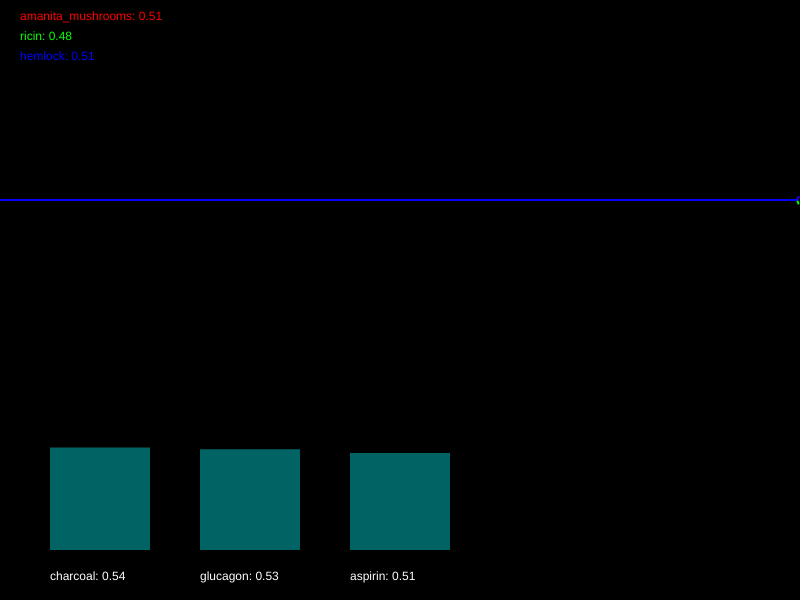
Frame 1 (no input)
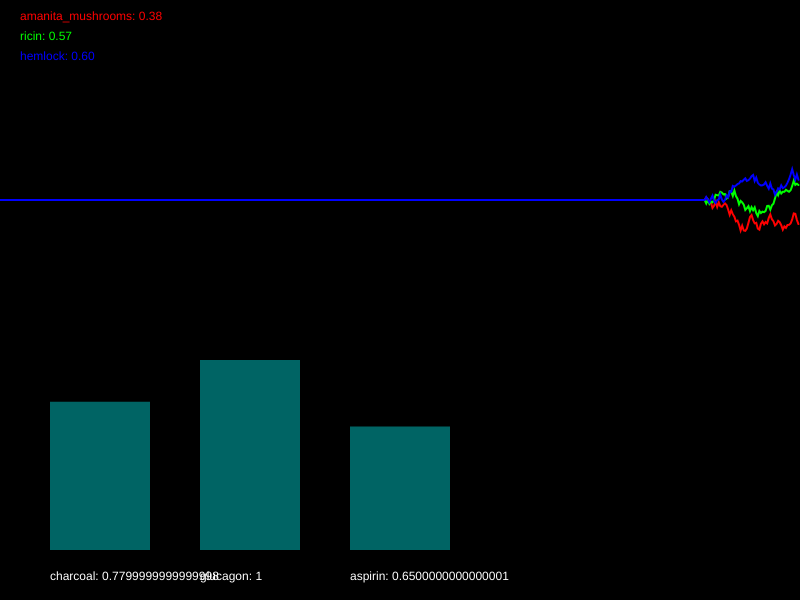
Frame 60 (no input)
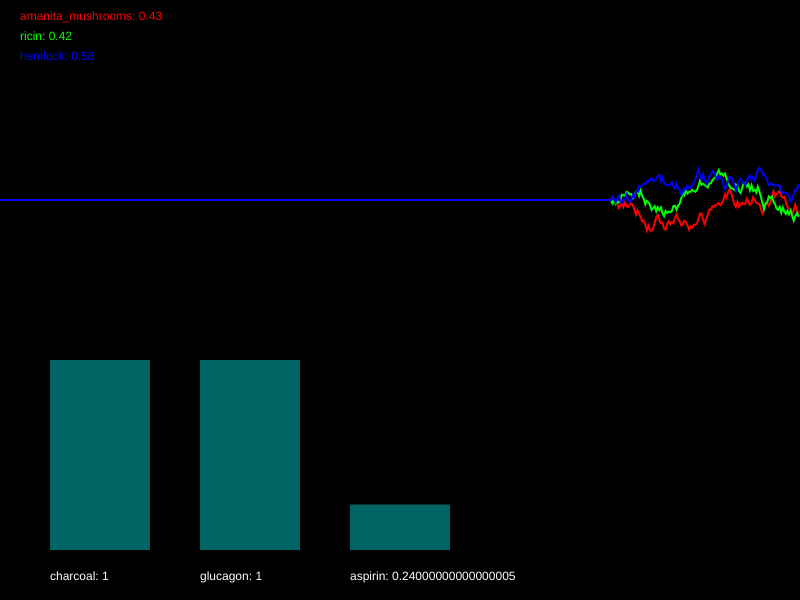
Frame 120 (the mouse pressed at the canvas centre since frame 60)

The p5.js sketch that drew these frames (run headless with seeded random() and noise() and a simulated clock; from frame 60 on, the mouse is pressed at the canvas centre):

// p5.js sketch
// ── sketch.js
/*

Officer: 8118839
CaseNum: 401-0-96531424-8118839

Case 401 - The Case of Norbert's Weiner Stand
Stage 1 - Noxious Weiner

Console city has been plunged into chaos. The notorious poisoner Norbert has struck the
population down with a potent poison. Word has it that he is smuggling his venomous filth
via a streetside weiner stand. Hundreds of people have been affected, and the municipal
water company tells me that their sewers are at full capacity. This is no laughing matter.
I need you to head down to our lab and work on an antidote.

You must develop the antidote by using conditional statements in the draw loop to
do the following:


You must develop the antidote by using conditional statements in the draw loop to
do the following.

	- When hemlock goes above 0.58, decrease charcoal by 0.01
	- If amanita_mushrooms goes above 0.45, try increasing charcoal by 0.04
	- If ricin goes above 0.73, decrement glucagon by 0.05
	- If amanita_mushrooms dips below 0.62, try increasing glucagon by 0.03
	- If amanita_mushrooms goes above 0.31, reduce aspirin by 0.02
	- If ricin dips below 0.54, try increasing aspirin by 0.03


Your conditional statements should:

consider the following poisons:

	- amanita_mushrooms
	- ricin
	- hemlock


and modify the following antidotes:

	- charcoal
	- glucagon
	- aspirin


- There are many ways to complete this task but you should only use the
following commands:

	if(){}
	+=
	-=

*/

//Declare the poison variables
var amanita_mushrooms;
var ricin;
var hemlock;


//Declare the antidote variables
var charcoal;
var glucagon;
var aspirin;


//This variable is used for drawing the graph
var graphs;


function setup()
{

	createCanvas(800,600);
	strokeWeight(2);

	//initialise the poisons and antidotes
	amanita_mushrooms = 0.5;
	ricin = 0.5;
	hemlock = 0.5;
	charcoal = 0.5;
	glucagon = 0.5;
	aspirin = 0.5;


	//fills the graph with empty values
	graphs = [];

	for(var i = 0; i < 3; i++)
	{
		graphs.push([]);
		for(var j = 0; j < 512; j++)
		{
			graphs[i].push(0.5);
		}
	}

}

function draw()
{

	//Develop the antidote below
	//Write conditional statements to change the amount of each substance ...
//    - When hemlock goes above 0.58, decrease charcoal by 0.01
//	- If amanita_mushrooms goes above 0.45, try increasing charcoal by 0.04
//	- If ricin goes above 0.73, decrement glucagon by 0.05
//	- If amanita_mushrooms dips below 0.62, try increasing glucagon by 0.03
//	- If amanita_mushrooms goes above 0.31, reduce aspirin by 0.02
//	- If ricin dips below 0.54, try increasing aspirin by 0.03
    
    if(hemlock > 0.58)
        {
            charcoal -= 0.01;
        }
    if(amanita_mushrooms > 0.45)
        {
            charcoal += 0.04;
        }
    if(ricin > 0.73)
        {
            glucagon -= 0.05;
        }
    if(amanita_mushrooms < 0.62)
        {
            glucagon += 0.03;
        }
    if(amanita_mushrooms > 0.31)
        {
            aspirin -= 0.02;
        }
    if(ricin < 0.54)
        {
            aspirin += 0.03;
        }




	//////////////////////////////////////////////////////

	//the code below generates new values using random numbers

	/*
		For testing, you might want to temporarily comment out
		these lines and set the same variables to constant values
		instead.
	*/

	amanita_mushrooms = nextValue(graphs[0],amanita_mushrooms);
	ricin = nextValue(graphs[1],ricin);
	hemlock = nextValue(graphs[2],hemlock);


	charcoal = constrain(charcoal, 0, 1);
	glucagon = constrain(glucagon, 0, 1);
	aspirin = constrain(aspirin, 0, 1);


	///////// DO NOT CHANGE THE CODE BELOW ///////////

	//drawing code

	// set background
	background(0);
	noFill();

	//draw the graphs for the vitals
	var colors = [
	color(255, 0, 0),
	color(0, 255, 0),
	color(0, 0, 255),
	color(255, 0, 255),
	color(255, 255, 0),
	color(0, 255, 255)
	];

	for(var i = 0; i < graphs.length; i++)
	{
		stroke(colors[i]);
		drawGraph(graphs[i]);
	}

	//draw the poisons as text
	noStroke();
	fill(colors[0]);
	text('amanita_mushrooms: ' + nf(amanita_mushrooms,1,2), 20,20);
	fill(colors[1]);
	text('ricin: ' + nf(ricin,1,2), 20,40);
	fill(colors[2]);
	text('hemlock: ' + nf(hemlock,1,2), 20,60);


	//draw the antidotes bar chart
	drawBar(charcoal,50,'charcoal');
	drawBar(glucagon,200,'glucagon');
	drawBar(aspirin,350,'aspirin');


}

function nextValue(graph, val)
{
	//gets the next value for a vital and puts it in an array for drawing
	var delta = random(-0.03,0.03);

	val += delta;
	if(val > 1 || val < 0)
	{
		delta *= -1;
		val += delta * 2;
	}

	graph.push(val)
	graph.shift();
	return val;
}

function drawGraph(graph)
{
	//draws an array as a graph
	beginShape();
	for(var i = 0; i < graph.length; i++)
	{
			vertex(width * i/512, height * 0.5 - graph[i]* height/3)
	}
	endShape();
}


function drawBar(val, x, name)
{
	//draws the bars for bar chart
    noStroke();
    fill(0,100,100);
	var mh = height * 0.4 - 50;
	rect(x,(height - 50) - val*mh, 100, val*mh);
    fill(255);
	text(name + ": " + val, x, height - 20);
}
